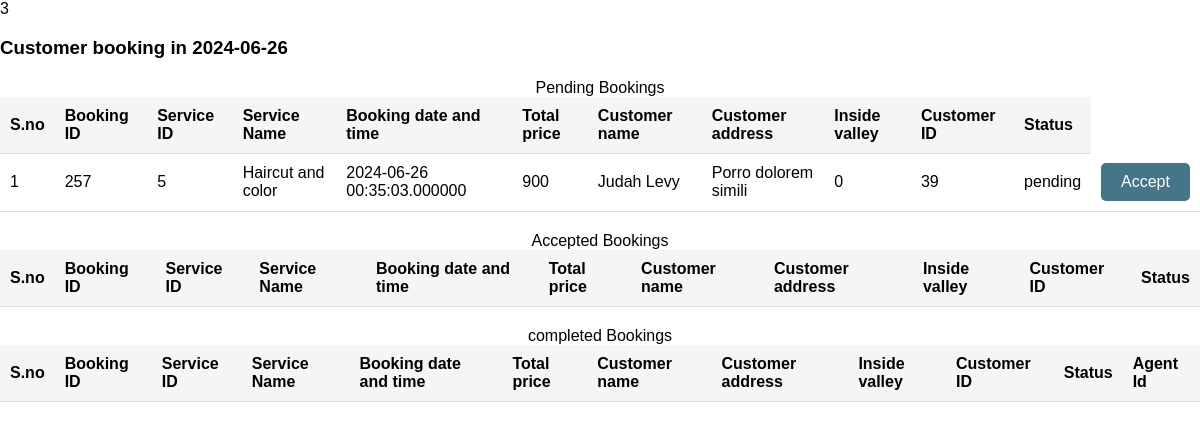
/employee/index_test.php (signed in), run on the app's committed database.
### tables this page shows
CREATE TABLE `booking_test` (
  `b_id` int(11) NOT NULL,
  `s_id` int(11) DEFAULT NULL,
  `s_name` varchar(20) DEFAULT NULL,
  `booking_date` datetime(6) DEFAULT NULL,
  `t_price` int(11) NOT NULL,
  `c_name` varchar(20) DEFAULT NULL,
  `c_adddress` varchar(50) DEFAULT NULL,
  `c_insidevalley` smallint(6) DEFAULT NULL,
  `id` int(11) DEFAULT NULL,
  `status` enum('Accepted','rejected','pending','completed') NOT NULL DEFAULT 'pending',
  `a_Id` int(11) DEFAULT 0
);

### employee/index_test.php (the view, shortened to what this page needs)
<?php
include '../dbconfig.php';
$today = date("Y-m-d");
$email= $_SESSION['email'];
$agentQuery ="SELECT * FROM agent_register where Email= '$email'";
$agentResult =mysqli_query($connect, $agentQuery);
$a_row=mysqli_fetch_assoc($agentResult);
?>
<!DOCTYPE html>
<html lang="en">
<head>
    <link rel="stylesheet" href="index.css">
</head>
<body>
    <h3> Customer booking in <?php echo $today; ?></h3>
    <?php
    $pendingBookings = array();
    $bookingQuery1 = "SELECT * FROM booking_test where status='pending'";
    $bookingResult1 = mysqli_query($connect, $bookingQuery1);
    while ($row = mysqli_fetch_assoc($bookingResult1)) {
        $date = date('Y-m-d', strtotime($row['booking_date']));
        if($date==$today && $row['status'] == 'pending'){
            $pendingBookings[] = $row;
        }
    }
    ?>
<table>
    <caption>Pending Bookings</caption>
    <tr>
        <th>S.no</th>
        <th>Booking ID</th>
        <th>Service ID</th>
        <th>Service Name</th>
        <th>Booking date and time</th>
        <th>Total price</th>
        <th>Customer name</th>
        <th>Customer address</th>
        <th>Inside valley</th>
        <th>Customer ID</th>
        <th>Status</th>
    </tr>
    <?php foreach ($pendingBookings as $i => $row) { ?>
        <tr>
            <td><?php echo $i + 1; ?></td>
            <td><?php echo $row['b_id']; ?></td>
            <td><?php echo $row['s_id']; ?></td>
            <td><?php echo $row['s_name']; ?></td>
            <td><?php echo $row['booking_date']; ?></td>
            <td><?php echo $row['t_price']; ?></td>
            <td><?php echo $row['c_name']; ?></td>
            <td><?php echo $row['c_adddress']; ?></td>
            <td><?php echo $row['c_insidevalley']; ?></td>
            <td><?php echo $row['id']; ?></td>
            <td><?php echo $row['status']; ?></td>
            <td><a  class='btn' href="accept.php?id=<?php echo $row['b_id']; ?>&aId=<?php echo $a_row['a_Id']; ?>">Accept</a></td>
        </tr>
    <?php } ?>
</table>
<table>
    <caption>Accepted Bookings</caption>
    <tr>
        <th>S.no</th>
        <th>Booking ID</th>
        <th>Service ID</th>
        <th>Service Name</th>
        <th>Booking date and time</th>
        <th>Total price</th>
        <th>Customer name</th>
        <th>Customer address</th>
        <th>Inside valley</th>
        <th>Customer ID</th>
        <th>Status</th>
    </tr>
</table>
<table>
<caption>completed Bookings</caption>
<tr>
    <th>S.no</th>
    <th>Booking ID</th>
    <th>Service ID</th>
    <th>Service Name</th>
    <th>Booking date and time</th>
    <th>Total price</th>
    <th>Customer name</th>
    <th>Customer address</th>
    <th>Inside valley</th>
    <th>Customer ID</th>
    <th>Status</th>
    <th>Agent Id</th>
</tr>
</table>
</body>

### employee/index.css (style rules this page uses)
body { font-family: Arial, sans-serif; margin: 0; padding: 0; }
a { color: #447588; text-decoration: none; }
table { width: 100%; border-collapse: collapse; margin-top: 20px; }
table th, table td { padding: 10px; text-align: left; border-bottom: 1px solid #ddd; }
table th { background-color: #f5f5f5; }
.btn { display: inline-block; padding: 10px 20px; background-color: #447588; color: #fff; border-radius: 5px; text-decoration: none; text-decoration-color: black; }

### data on the page
booking_test: b_id "257", s "5", s_name "Haircut and color", booking_date "2024-06-26 00:35:03.000000", t_price "900", c_name "Judah Levy", c_adddress "Porro dolorem simili", c_insidevalley "0", id "39", status "pending"
